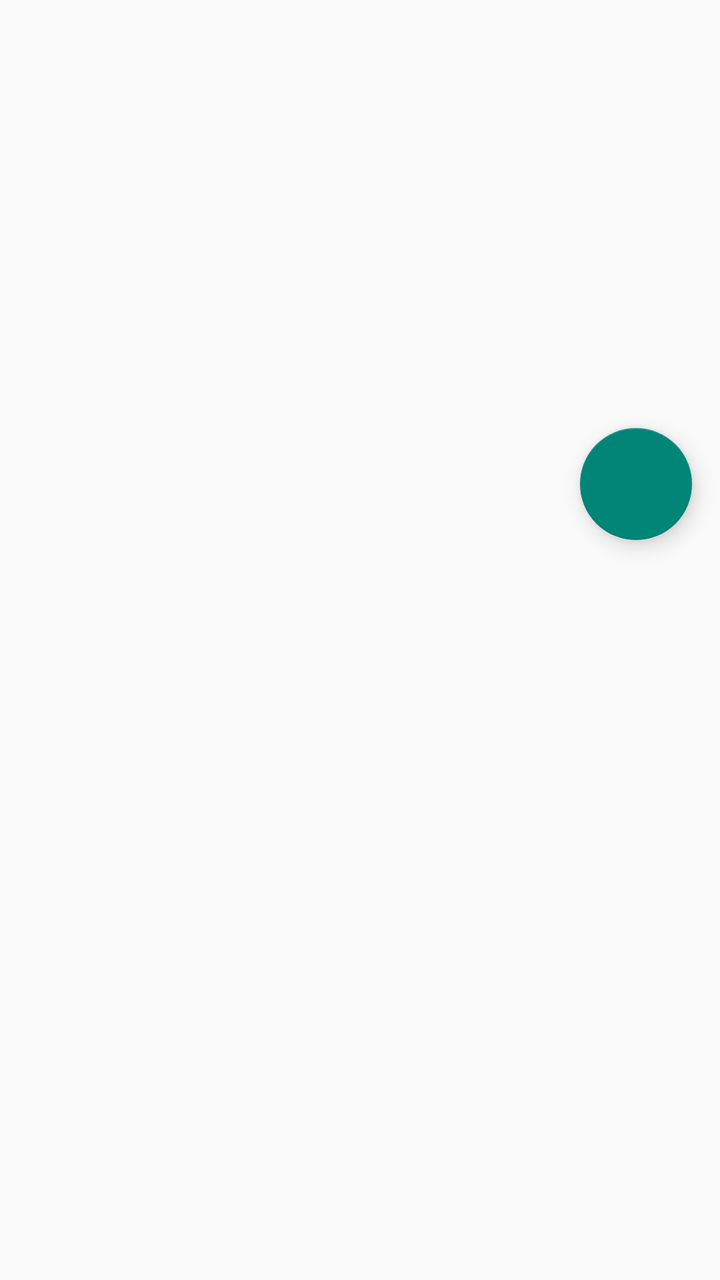
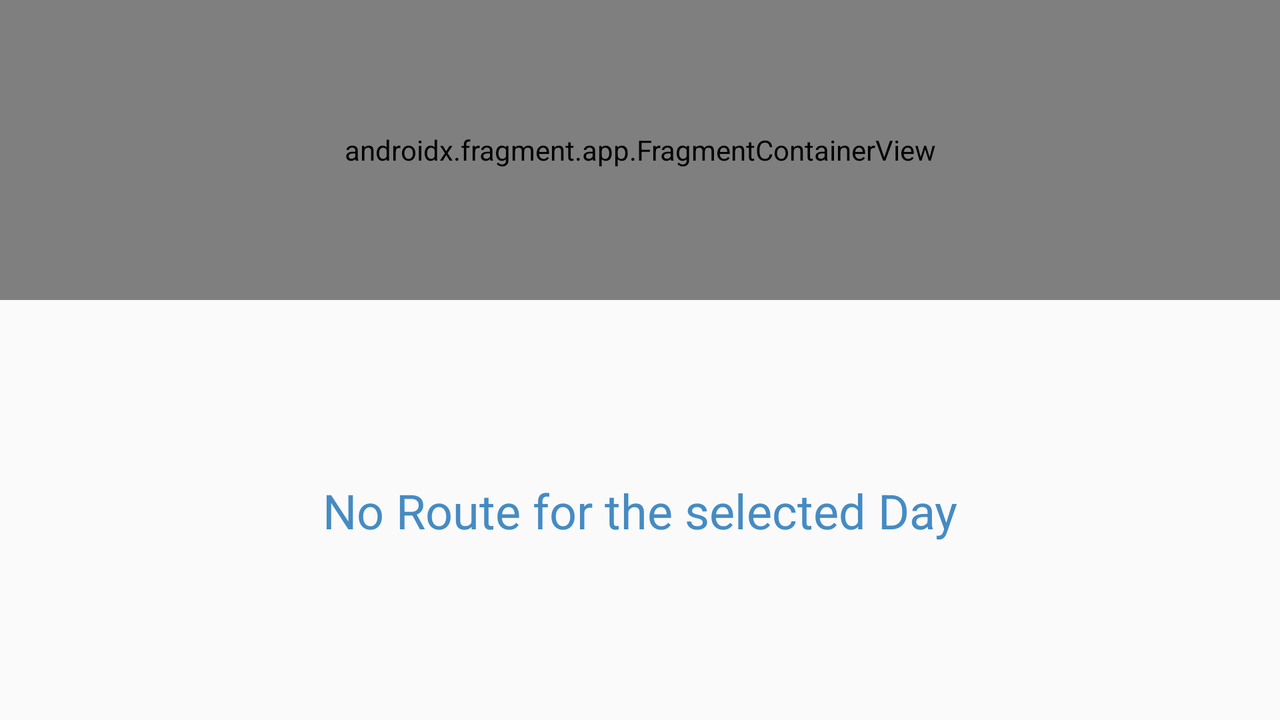

One screen, two layout resources from the same app: the default and the repository's alternative for another configuration. Each is rendered where Android would select it; the XML of both is given below.
<!-- AndroidManifest.xml: application theme Theme.ETADetroitKotlin -->
<!-- res/layout/fragment_stops_child.xml -->
<?xml version="1.0" encoding="utf-8"?>
<androidx.constraintlayout.widget.ConstraintLayout xmlns:android="http://schemas.android.com/apk/res/android"
        xmlns:app="http://schemas.android.com/apk/res-auto"
        android:id="@+id/stopsView"
        android:layout_width="match_parent"
        android:layout_height="match_parent">

    <LinearLayout
            android:id="@+id/mapFragmentContainer"
            android:layout_width="0dp"
            android:layout_height="0dp"
            android:layout_marginBottom="408dp"
            android:orientation="vertical"
            app:layout_constraintBottom_toTopOf="@+id/NoRouteLbl"
            app:layout_constraintEnd_toEndOf="parent"
            app:layout_constraintStart_toStartOf="parent"
            app:layout_constraintTop_toTopOf="parent" />

    <androidx.recyclerview.widget.RecyclerView
            android:id="@+id/stops_recycler_view"
            android:layout_width="0dp"
            android:layout_height="0dp"
            android:layout_marginTop="10dp"
            app:layout_behavior="@string/appbar_scrolling_view_behavior"
            app:layout_constraintBottom_toBottomOf="parent"
            app:layout_constraintEnd_toEndOf="parent"
            app:layout_constraintStart_toStartOf="parent"
            app:layout_constraintTop_toBottomOf="@+id/mapFragmentContainer" />

    <TextView
            android:id="@+id/NoRouteLbl"
            android:layout_width="0dp"
            android:layout_height="0dp"
            android:layout_marginBottom="1dp"
            android:background="@color/white"
            android:gravity="center"
            android:text="@string/noRoute"
            android:textAppearance="?android:attr/textAppearanceLarge"
            android:textColor="@color/ReflexBlue"
            android:textSize="24sp"
            android:textStyle="normal"
            android:visibility="gone"
            app:layout_constraintBottom_toBottomOf="parent"
            app:layout_constraintEnd_toEndOf="parent"
            app:layout_constraintStart_toStartOf="parent"
            app:layout_constraintTop_toBottomOf="@+id/fab" />

    <com.google.android.material.floatingactionbutton.FloatingActionButton
            android:id="@+id/fab"
            android:layout_width="wrap_content"
            android:layout_height="wrap_content"
            android:layout_marginTop="223dp"
            android:layout_marginEnd="14dp"
            android:layout_marginBottom="379dp"
            android:contentDescription="TODO"
            android:src="@drawable/ic_arrow_up"
            app:layout_constraintBottom_toTopOf="@+id/NoRouteLbl"
            app:layout_constraintEnd_toEndOf="parent"
            app:layout_constraintTop_toTopOf="parent" />

</androidx.constraintlayout.widget.ConstraintLayout>
<!-- resources referenced by this layout -->
<resources>
  <color name="ReflexBlue">#458BC3</color>
  <color name="white">#FFFFFF</color>
  <string name="noRoute">No Route for the selected Day</string>
  <style name="Theme.ETADetroitKotlin" parent="Theme.MaterialComponents.Light.NoActionBar.Bridge">
          
          <item name="colorPrimary">@color/PlanMyRoute</item>
          <item name="colorPrimaryVariant">@color/purple_700</item>
          <item name="colorOnPrimary">@color/white</item>
          
          <item name="colorSecondary">@color/teal_200</item>
          <item name="colorSecondaryVariant">@color/teal_700</item>
          <item name="colorOnSecondary">@color/black</item>
  
  
          
          <item name="android:windowContentTransitions">true</item>
  
          <item name="materialCalendarStyle">@style/Widget.MaterialComponents.MaterialCalendar</item>
          <item name="materialCalendarFullscreenTheme">@style/ThemeOverlay.MaterialComponents.MaterialCalendar.Fullscreen</item>
          <item name="materialCalendarTheme">@style/ThemeOverlay.MaterialComponents.MaterialCalendar</item>
  
          <item name="materialTimePickerStyle">@style/Widget.MaterialComponents.TimePicker</item>
          <item name="materialTimePickerTheme">@style/ThemeOverlay.MaterialComponents.TimePicker</item>
  
      </style>
  <color name="PlanMyRoute">#009C77</color>
  <color name="purple_700">#FF3700B3</color>
  <color name="teal_200">#FF03DAC5</color>
  <color name="teal_700">#FF018786</color>
  <color name="black">#99000000</color>
</resources>
<!-- res/layout-land/fragment_stops_child.xml (the repository's variant of the layout above) -->
<!-- drawn on the phone turned sideways -->
<?xml version="1.0" encoding="utf-8"?>
<androidx.constraintlayout.widget.ConstraintLayout xmlns:android="http://schemas.android.com/apk/res/android"
    xmlns:app="http://schemas.android.com/apk/res-auto"
    xmlns:tools="http://schemas.android.com/tools"
    android:id="@+id/stopsView"
    android:layout_width="match_parent"
    android:layout_height="match_parent">


    <androidx.fragment.app.FragmentContainerView
        android:id="@+id/stops_map"
        android:name="com.google.android.gms.maps.SupportMapFragment"
        android:layout_width="match_parent"
        android:layout_height="150dp"
        app:layout_constraintBottom_toBottomOf="parent"
        app:layout_constraintEnd_toEndOf="parent"
        app:layout_constraintStart_toStartOf="parent"
        app:layout_constraintTop_toTopOf="parent"
        app:layout_constraintVertical_bias="0.0"
        tools:context="com.example.polygons.PolyActivity" />


    <TextView
        android:id="@+id/NoRouteLbl"
        android:layout_width="wrap_content"
        android:layout_height="wrap_content"
        android:gravity="center"
        android:text="@string/noRoute"
        android:textAppearance="?android:attr/textAppearanceLarge"
        android:textColor="@color/ReflexBlue"
        android:textSize="24sp"
        android:textStyle="normal"
        android:visibility="gone"
        tools:visibility="visible"
        app:layout_constraintBottom_toBottomOf="parent"
        app:layout_constraintEnd_toEndOf="parent"
        app:layout_constraintStart_toStartOf="parent"
        app:layout_constraintTop_toBottomOf="@id/stops_map" />

    <androidx.recyclerview.widget.RecyclerView
        android:id="@+id/stops_recycler_view"
        android:layout_width="0dp"
        android:layout_height="0dp"
        app:layout_behavior="@string/appbar_scrolling_view_behavior"
        app:layout_constraintBottom_toBottomOf="parent"
        app:layout_constraintEnd_toEndOf="parent"
        app:layout_constraintStart_toStartOf="parent"
        app:layout_constraintTop_toBottomOf="@+id/stops_map" />

    <com.google.android.material.floatingactionbutton.FloatingActionButton
        android:id="@+id/fab"
        android:layout_width="wrap_content"
        android:layout_height="wrap_content"
        android:layout_marginTop="128dp"
        android:layout_marginEnd="14dp"
        android:layout_marginBottom="360dp"
        android:contentDescription="TODO"
        android:src="@drawable/ic_arrow_north"
        app:layout_constraintBottom_toBottomOf="parent"
        app:layout_constraintEnd_toEndOf="parent"
        app:layout_constraintTop_toTopOf="parent" />

</androidx.constraintlayout.widget.ConstraintLayout>
<!-- resources referenced by the variant -->
<!-- as the phone turned sideways resolves them -->
<resources>
  <color name="ReflexBlue">#458BC3</color>
  <!-- drawable ic_arrow_north (drawable-anydpi) -->
  <vector xmlns:android="http://schemas.android.com/apk/res/android"
          android:width="24dp"
          android:height="24dp"
          android:viewportWidth="24"
          android:viewportHeight="24"
          android:tint="#333333"
          android:alpha="0.6">
      <path
              android:fillColor="@android:color/white"
              android:pathData="M4,12l1.41,1.41L11,7.83V20h2V7.83l5.58,5.59L20,12l-8,-8 -8,8z" />
  </vector>
  <string name="noRoute">No Route for the selected Day</string>
  <style name="Theme.ETADetroitKotlin" parent="Theme.MaterialComponents.Light.NoActionBar.Bridge">
          
          <item name="colorPrimary">@color/PlanMyRoute</item>
          <item name="colorPrimaryVariant">@color/purple_700</item>
          <item name="colorOnPrimary">@color/white</item>
          
          <item name="colorSecondary">@color/teal_200</item>
          <item name="colorSecondaryVariant">@color/teal_700</item>
          <item name="colorOnSecondary">@color/black</item>
  
  
          
          <item name="android:windowContentTransitions">true</item>
  
          <item name="materialCalendarStyle">@style/Widget.MaterialComponents.MaterialCalendar</item>
          <item name="materialCalendarFullscreenTheme">@style/ThemeOverlay.MaterialComponents.MaterialCalendar.Fullscreen</item>
          <item name="materialCalendarTheme">@style/ThemeOverlay.MaterialComponents.MaterialCalendar</item>
  
          <item name="materialTimePickerStyle">@style/Widget.MaterialComponents.TimePicker</item>
          <item name="materialTimePickerTheme">@style/ThemeOverlay.MaterialComponents.TimePicker</item>
  
      </style>
  <color name="PlanMyRoute">#009C77</color>
  <color name="purple_700">#FF3700B3</color>
  <color name="white">#FFFFFF</color>
  <color name="teal_200">#FF03DAC5</color>
  <color name="teal_700">#FF018786</color>
  <color name="black">#99000000</color>
</resources>
